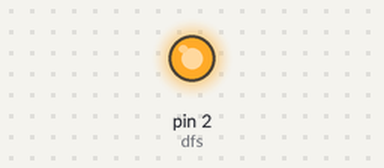
Recording of a sketch running on a simulated Arduino Uno, built with avr-gcc and run on an emulated ATmega328P. On the bench: output pins drawn as LEDs (lit = HIGH).

Above: at 0.1 s.
At 19.1 s:
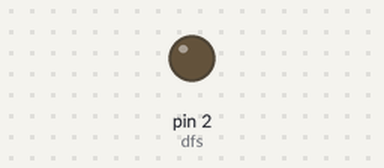
Timing chart, 0 to 20.6 s (numbered marks = the images above):
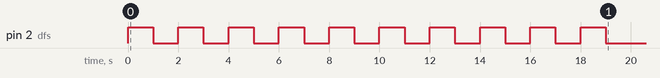

The sketch:

omis.ino
```cpp
void setup()
{
  // put your setup code here, to run once:
  pinMode(2, OUTPUT); //dfs
  digitalWrite(2, HIGH);
  //pocetak ***************************
  delay(1000);
  digitalWrite(2, LOW);
  delay(1000);
  digitalWrite(2, HIGH);
  delay(1000);
  digitalWrite(2, LOW);
  delay(1000);
  digitalWrite(2, HIGH);
  delay(1000);
  digitalWrite(2, LOW);
  delay(1000);
  digitalWrite(2, HIGH);
  delay(1000);
  digitalWrite(2, LOW);
  delay(1000);
  digitalWrite(2, HIGH);
  delay(1000);
  digitalWrite(2, LOW);
  delay(1000);
  digitalWrite(2, HIGH);
  delay(1000);
  digitalWrite(2, LOW);
  delay(1000);
  digitalWrite(2, HIGH);
  delay(1000);
  digitalWrite(2, LOW);
  delay(1000);
  digitalWrite(2, HIGH);
  delay(1000);
  digitalWrite(2, LOW);
  delay(1000);
  digitalWrite(2, HIGH);
  delay(1000);
  digitalWrite(2, LOW);
  delay(1000);
  digitalWrite(2, HIGH);
  delay(1000);
  digitalWrite(2, LOW);
  delay(1000);
}

void loop()
{
  // put your main code here, to run repeatedly:
}
```
